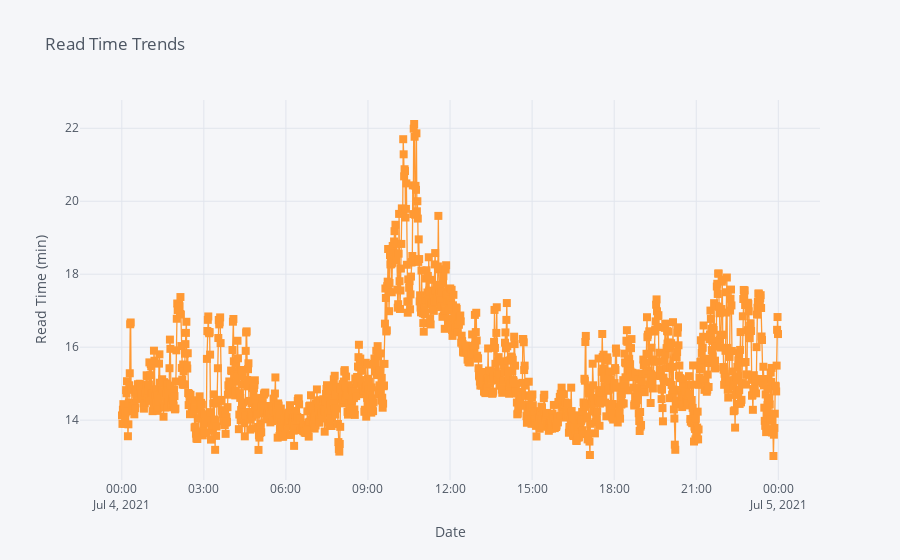

The notebook cell saved with this chart:
### Code cell
filepath = '../data_fem/2021_07_04dic_enviro_suav_pres.csv'
df3 = pd.read_csv(filepath, index_col = ['time'])

df3['temp'].iplot(
    mode='lines+markers',
    opacity=0.8,
    size=8,
    symbol=1,
    xTitle='Date',
    yTitle='Read Time (min)',
    title='Read Time Trends')

### Figure 1 — Plotly figure (JSON) as saved in the notebook; plotly's stock layout.template omitted (floating-point values rounded to 4 significant figures; data arrays with more than 128 entries replaced by an {"elided": "..."} marker saying what was removed)
{"data": [{"line": {"color": "rgba(255, 153, 51, 1.0)", "dash": "solid", "shape": "linear", "width": 1.3}, "marker": {"size": 8, "symbol": 1}, "mode": "lines+markers", "name": "temp", "text": "", "type": "scatter", "x": {"elided": "1438 str values"}, "y": {"elided": "1438 float values"}}], "layout": {"legend": {"bgcolor": "#F5F6F9", "font": {"color": "#4D5663"}}, "paper_bgcolor": "#F5F6F9", "plot_bgcolor": "#F5F6F9", "title": {"font": {"color": "#4D5663"}, "text": "Read Time Trends"}, "xaxis": {"gridcolor": "#E1E5ED", "showgrid": true, "tickfont": {"color": "#4D5663"}, "title": {"font": {"color": "#4D5663"}, "text": "Date"}, "zerolinecolor": "#E1E5ED"}, "yaxis": {"gridcolor": "#E1E5ED", "showgrid": true, "tickfont": {"color": "#4D5663"}, "title": {"font": {"color": "#4D5663"}, "text": "Read Time (min)"}, "zerolinecolor": "#E1E5ED"}}}
